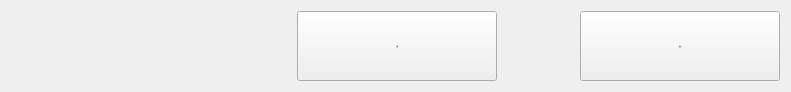
  <widget class="QWidget" name="layoutWidget">
   <property name="geometry">
    <rect>
     <x>0</x>
     <y>1040</y>
     <width>791</width>
     <height>81</height>
    </rect>
   </property>
   <layout class="QHBoxLayout" name="horizontalLayout">
    <item>
     <spacer name="horizontalSpacer_3">
      <property name="orientation">
       <enum>Qt::Horizontal</enum>
      </property>
      <property name="sizeHint" stdset="0">
       <size>
        <width>40</width>
        <height>20</height>
       </size>
      </property>
     </spacer>
    </item>
    <item>
     <spacer name="horizontalSpacer_4">
      <property name="orientation">
       <enum>Qt::Horizontal</enum>
      </property>
      <property name="sizeHint" stdset="0">
       <size>
        <width>40</width>
        <height>20</height>
       </size>
      </property>
     </spacer>
    </item>
    <item>
     <widget class="QLabel" name="label">
      <property name="minimumSize">
       <size>
        <width>280</width>
        <height>0</height>
       </size>
      </property>
      <property name="font">
       <font>
        <family>微软雅黑</family>
        <pointsize>-1</pointsize>
        <weight>50</weight>
        <italic>false</italic>
        <bold>false</bold>
       </font>
      </property>
      <property name="text">
       <string/>
      </property>
     </widget>
    </item>
    <item>
     <widget class="xPushButton" name="BtnCancel">
      <property name="sizePolicy">
       <sizepolicy hsizetype="Fixed" vsizetype="Fixed">
        <horstretch>0</horstretch>
        <verstretch>0</verstretch>
       </sizepolicy>
      </property>
      <property name="minimumSize">
       <size>
        <width>200</width>
        <height>70</height>
       </size>
      </property>
      <property name="maximumSize">
       <size>
        <width>16777215</width>
        <height>70</height>
       </size>
      </property>
      <property name="font">
       <font>
        <family>微软雅黑</family>
        <pointsize>-1</pointsize>
        <weight>50</weight>
        <italic>false</italic>
        <bold>false</bold>
       </font>
      </property>
      <property name="focusPolicy">
       <enum>Qt::NoFocus</enum>
      </property>
      <property name="text">
       <string>关闭</string>
      </property>
      <property name="iconSize">
       <size>
        <width>32</width>
        <height>32</height>
       </size>
      </property>
     </widget>
    </item>
    <item>
     <spacer name="horizontalSpacer">
      <property name="orientation">
       <enum>Qt::Horizontal</enum>
      </property>
      <property name="sizeHint" stdset="0">
       <size>
        <width>358</width>
        <height>20</height>
       </size>
      </property>
     </spacer>
    </item>
    <item>
     <spacer name="horizontalSpacer_2">
      <property name="orientation">
       <enum>Qt::Horizontal</enum>
      </property>
      <property name="sizeHint" stdset="0">
       <size>
        <width>40</width>
        <height>20</height>
       </size>
      </property>
     </spacer>
    </item>
    <item>
     <widget class="xPushButton" name="BtnSafe">
      <property name="sizePolicy">
       <sizepolicy hsizetype="Fixed" vsizetype="Fixed">
        <horstretch>0</horstretch>
        <verstretch>0</verstretch>
       </sizepolicy>
      </property>
      <property name="minimumSize">
       <size>
        <width>200</width>
        <height>70</height>
       </size>
      </property>
      <property name="maximumSize">
       <size>
        <width>16777215</width>
        <height>70</height>
       </size>
      </property>
      <property name="font">
       <font>
        <family>微软雅黑</family>
        <pointsize>-1</pointsize>
        <weight>50</weight>
        <italic>false</italic>
        <bold>false</bold>
       </font>
      </property>
      <property name="focusPolicy">
       <enum>Qt::NoFocus</enum>
      </property>
      <property name="text">
       <string>保存</string>
      </property>
      <property name="iconSize">
       <size>
        <width>32</width>
        <height>32</height>
       </size>
      </property>
     </widget>
    </item>
   </layout>
  </widget>
